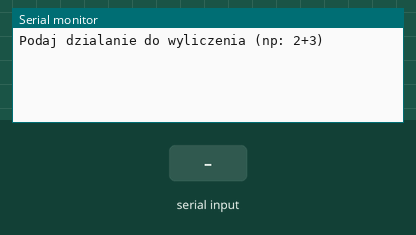
Simulated run of this sketch. Board: Arduino Uno, built with avr-gcc and run on an emulated ATmega328P. Parts: the last lines printed to the serial monitor. The test bench sets the inputs (shaded band).

Above: at 1.2 s.
1.3 s: "+" received over Serial
At 4.1 s:
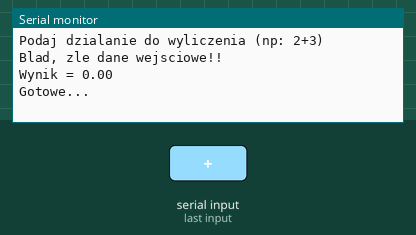
4.3 s: "90/45\n" received over Serial
At 5.3 s:
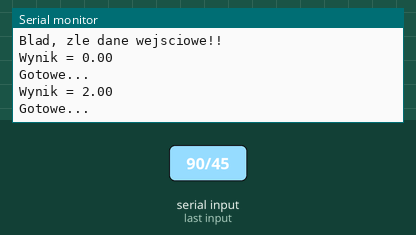

The sketch:

kalkulator.ino
```cpp
float number1;
float number2;
char operation;
float result;

void setup() {
  Serial.begin(9600);
  Serial.println("Podaj dzialanie do wyliczenia (np: 2+3)");
  Serial.println();
}

void loop() {
  while(Serial.available() > 0) {
    number1 = Serial.parseFloat();
    operation = Serial.read();
    number2 = Serial.parseFloat();
    calculate();
    Serial.print("Wynik = ");
    Serial.println(result);
    Serial.println("Gotowe...");
    Serial.println();
  }
}

void calculate() {
    if (number2 == 0) {
    Serial.println("Blad, zle dane wejsciowe!!");
    Serial.println();
    result = 0;
  }

  else if (operation == '+') {
    result = number1 + number2;
  }
  else if (operation == '-')  {
    result = number1 - number2;
  }
  else if (operation == '*')  {
    result = number1 * number2;
  }
  else if (operation == '/')  {
    result = number1 / number2;
  }

  else  {
    Serial.println("Blad, zle dane wejsciowe!!");
    Serial.println();
    result = 0;
  }
}
```

Measured:
- after the input at 1.3 s, the serial monitor: prints a new line after 2.0 s (image 1)
- after the input at 4.3 s, the serial monitor: prints a new line at once (image 2)
